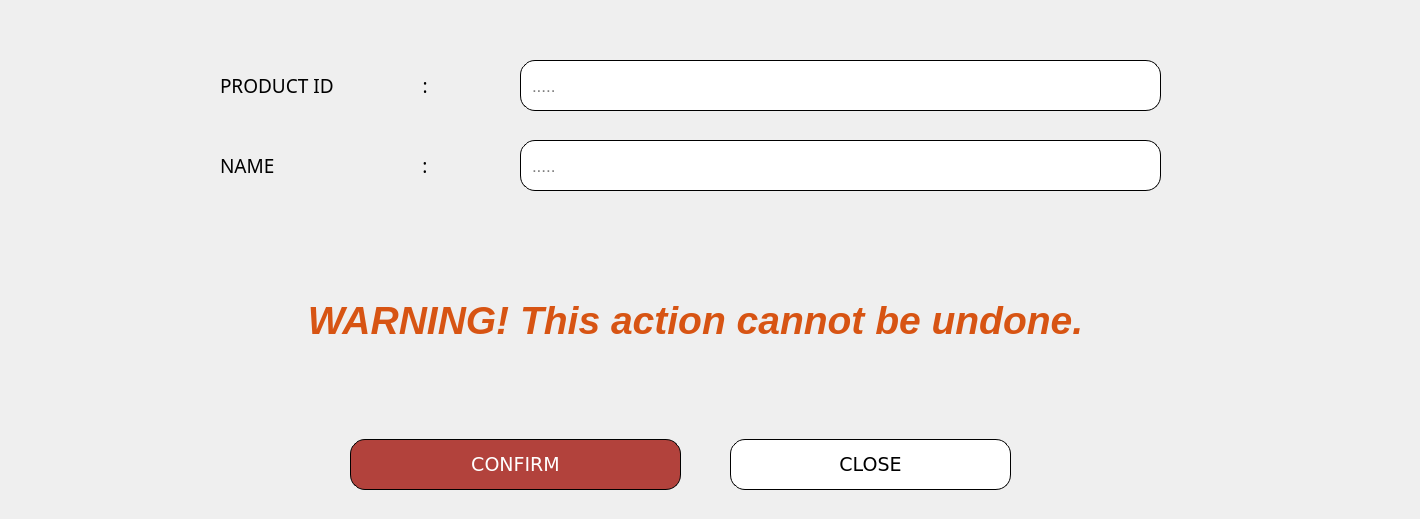
       <widget class="QWidget" name="DELETE_GUTTER">
        <widget class="QFrame" name="frame_53">
         <property name="geometry">
          <rect>
           <x>-10</x>
           <y>419</y>
           <width>1331</width>
           <height>91</height>
          </rect>
         </property>
         <property name="styleSheet">
          <string notr="true">    background-color: transparent;
</string>
         </property>
         <property name="frameShape">
          <enum>QFrame::StyledPanel</enum>
         </property>
         <property name="frameShadow">
          <enum>QFrame::Raised</enum>
         </property>
         <widget class="QPushButton" name="pushButton_Confirm_GUTTERdelete">
          <property name="geometry">
           <rect>
            <x>360</x>
            <y>20</y>
            <width>331</width>
            <height>51</height>
           </rect>
          </property>
          <property name="font">
           <font>
            <family>Verdana</family>
            <pointsize>14</pointsize>
           </font>
          </property>
          <property name="styleSheet">
           <string notr="true">    background-color: #b2423c;
    color: white;
    border-radius: 15px;
border: 1px solid #000000; 
    padding: 9px;
font-family: &quot;Verdana&quot;, sans-serif; 
text-align: center;</string>
          </property>
          <property name="text">
           <string>CONFIRM</string>
          </property>
         </widget>
         <widget class="QPushButton" name="pushButton_Close_GUTTERdelete">
          <property name="geometry">
           <rect>
            <x>740</x>
            <y>20</y>
            <width>281</width>
            <height>51</height>
           </rect>
          </property>
          <property name="font">
           <font>
            <family>Verdana</family>
            <pointsize>14</pointsize>
           </font>
          </property>
          <property name="styleSheet">
           <string notr="true">
/* Default Inactive Button */
QPushButton {
    background-color: #ffffff;
    color: black;
    border-radius: 15px;
border: 1px solid #000000; 
    padding: 9px;
font-family: &quot;Verdana&quot;, sans-serif; 
text-align: center;
}

/* Hover Effect on Inactive Buttons */
QPushButton:hover {
    background-color: #a6a6a6;
    color: white;
}

/* Active Button (Current Page) */
QPushButton#activeButton {
    background-color: #a6a6a6;
    color: white;
}
</string>
          </property>
          <property name="text">
           <string>CLOSE</string>
          </property>
         </widget>
        </widget>
        <widget class="QFrame" name="frame_deletegutter_5">
         <property name="geometry">
          <rect>
           <x>-10</x>
           <y>30</y>
           <width>1411</width>
           <height>391</height>
          </rect>
         </property>
         <property name="styleSheet">
          <string notr="true">    background-color: transparent;
</string>
         </property>
         <property name="frameShape">
          <enum>QFrame::StyledPanel</enum>
         </property>
         <property name="frameShadow">
          <enum>QFrame::Raised</enum>
         </property>
         <widget class="QLabel" name="label_311">
          <property name="geometry">
           <rect>
            <x>230</x>
            <y>20</y>
            <width>321</width>
            <height>71</height>
           </rect>
          </property>
          <property name="font">
           <font>
            <family>Poppins Medium</family>
            <pointsize>14</pointsize>
            <weight>50</weight>
            <bold>false</bold>
           </font>
          </property>
          <property name="styleSheet">
           <string notr="true">    background-color: transparent;
</string>
          </property>
          <property name="text">
           <string>PRODUCT ID                  :</string>
          </property>
         </widget>
         <widget class="QLineEdit" name="lineEdit_DeleteGUTTER_prodID">
          <property name="geometry">
           <rect>
            <x>530</x>
            <y>30</y>
            <width>641</width>
            <height>51</height>
           </rect>
          </property>
          <property name="font">
           <font>
            <pointsize>13</pointsize>
           </font>
          </property>
          <property name="styleSheet">
           <string notr="true">    background-color: #ffffff;
    color: black;
    border-radius: 15px;
border: 1px solid #000000; 
    padding: 9px;
</string>
          </property>
          <property name="placeholderText">
           <string>.....</string>
          </property>
         </widget>
         <widget class="QLabel" name="label_312">
          <property name="geometry">
           <rect>
            <x>230</x>
            <y>110</y>
            <width>311</width>
            <height>51</height>
           </rect>
          </property>
          <property name="font">
           <font>
            <family>Poppins Medium</family>
            <pointsize>14</pointsize>
            <weight>50</weight>
            <bold>false</bold>
           </font>
          </property>
          <property name="styleSheet">
           <string notr="true">    background-color: transparent;
</string>
          </property>
          <property name="text">
           <string>NAME                              :</string>
          </property>
         </widget>
         <widget class="QLineEdit" name="lineEdit_35">
          <property name="geometry">
           <rect>
            <x>1030</x>
            <y>460</y>
            <width>371</width>
            <height>51</height>
           </rect>
          </property>
          <property name="styleSheet">
           <string notr="true">    background-color: #ffffff;
    color: black;
    border-radius: 15px;
border: 1px solid #000000; 
    padding: 9px;
font-family: &quot;Verdana&quot;, sans-serif; 
text-align: center;</string>
          </property>
          <property name="placeholderText">
           <string>.....</string>
          </property>
         </widget>
         <widget class="QLineEdit" name="lineEdit_DeleteGUTTER_Name">
          <property name="geometry">
           <rect>
            <x>530</x>
            <y>110</y>
            <width>641</width>
            <height>51</height>
           </rect>
          </property>
          <property name="font">
           <font>
            <pointsize>13</pointsize>
           </font>
          </property>
          <property name="styleSheet">
           <string notr="true">    background-color: #ffffff;
    color: black;
    border-radius: 15px;
border: 1px solid #000000; 
    padding: 9px;
</string>
          </property>
          <property name="placeholderText">
           <string>.....</string>
          </property>
         </widget>
         <widget class="QLabel" name="label_313">
          <property name="geometry">
           <rect>
            <x>0</x>
            <y>185</y>
            <width>1411</width>
            <height>211</height>
           </rect>
          </property>
          <property name="font">
           <font>
            <family>Arial</family>
            <pointsize>29</pointsize>
            <weight>75</weight>
            <italic>true</italic>
            <bold>true</bold>
           </font>
          </property>
          <property name="styleSheet">
           <string notr="true">    background-color: transparent;
color: #d75413;
</string>
          </property>
          <property name="text">
           <string>WARNING! This action cannot be undone.</string>
          </property>
          <property name="alignment">
           <set>Qt::AlignCenter</set>
          </property>
         </widget>
        </widget>
       </widget>
